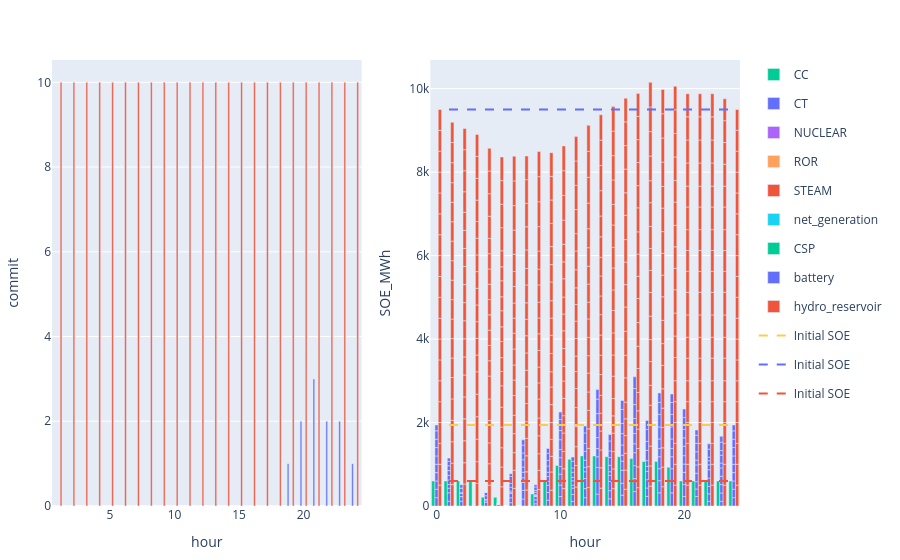

Here is the notebook cell this chart was saved with:
### Code cell
to_plot = commit_uc[(commit_uc.configuration .== config_1) .&  (commit_uc.day .== day_),:] 
p1 = plot(to_plot, x = :hour, y = :commit,  kind = "bar", color = :resource, stackgroup = 1) #Layout(barmode="stack"))


initial_SOE = s_uc.storage_parameters[s_uc.storage_parameters.configuration .== config_1, :]
initial_SOE.SOE_initial .= initial_SOE.SOE_max_MWh.*initial_SOE.initial_energy_proportion
initial_SOE = combine(groupby(initial_SOE,[:resource]),[:SOE_initial]  .=> sum, renamecols=false)

to_plot = s_uc.storage[(s_uc.storage.configuration .== config_1) .&  (s_uc.storage.day .== day_),:]
p2 = plot(to_plot, x = :hour , y = :SOE_MWh, color = :resource, kind = "bar", Layout(barmode="stack"))
for df in groupby(initial_SOE, :resource)
    hline2 = scatter(x=1:24, y=fill(unique(df.SOE_initial)[1], 24), mode="lines", line=attr(dash="dash"), name="Initial SOE")
    p2 = addtraces(p2, hline2)
end

[p1 p2]

### Figure 1 — Plotly figure (JSON) as saved in the notebook; plotly's stock layout.template omitted (floating-point values rounded to 4 significant figures; data arrays with more than 128 entries replaced by an {"elided": "..."} marker saying what was removed)
{"data": [{"legendgroup": "CC", "marker": {"color": "#00cc96"}, "name": "CC", "showlegend": true, "stackgroup": 1, "type": "bar", "x": [1, 2, 3, 4, 5, 6, 7, 8, 9, 10, 11, 12, 13, 14, 15, 16, 17, 18, 19, 20, 21, 22, 23, 24], "xaxis": "x1", "y": [0, 0, 0, 0, 0, 0, 0, 0, 0, 0, 0, 0, 0, 0, 0, 0, 0, 0, 0, 0, 0, 0, 0, 0], "yaxis": "y1"}, {"legendgroup": "CT", "marker": {"color": "#636efa"}, "name": "CT", "showlegend": true, "stackgroup": 1, "type": "bar", "x": [1, 2, 3, 4, 5, 6, 7, 8, 9, 10, 11, 12, 13, 14, 15, 16, 17, 18, 19, 20, 21, 22, 23, 24], "xaxis": "x1", "y": [0, 0, 0, 0, 0, 0, 0, 0, 0, 0, 0, 0, 0, 0, 0, 0, 0, 0, 1, 2, 3, 2, 2, 1], "yaxis": "y1"}, {"legendgroup": "NUCLEAR", "marker": {"color": "#ab63fa"}, "name": "NUCLEAR", "showlegend": true, "stackgroup": 1, "type": "bar", "x": [1, 2, 3, 4, 5, 6, 7, 8, 9, 10, 11, 12, 13, 14, 15, 16, 17, 18, 19, 20, 21, 22, 23, 24], "xaxis": "x1", "y": [0, 0, 0, 0, 0, 0, 0, 0, 0, 0, 0, 0, 0, 0, 0, 0, 0, 0, 0, 0, 0, 0, 0, 0], "yaxis": "y1"}, {"legendgroup": "ROR", "marker": {"color": "#FFA15A"}, "name": "ROR", "showlegend": true, "stackgroup": 1, "type": "bar", "x": [1, 2, 3, 4, 5, 6, 7, 8, 9, 10, 11, 12, 13, 14, 15, 16, 17, 18, 19, 20, 21, 22, 23, 24], "xaxis": "x1", "y": [null, null, null, null, null, null, null, null, null, null, null, null, null, null, null, null, null, null, null, null, null, null, null, null], "yaxis": "y1"}, {"legendgroup": "STEAM", "marker": {"color": "#EF553B"}, "name": "STEAM", "showlegend": true, "stackgroup": 1, "type": "bar", "x": [1, 2, 3, 4, 5, 6, 7, 8, 9, 10, 11, 12, 13, 14, 15, 16, 17, 18, 19, 20, 21, 22, 23, 24], "xaxis": "x1", "y": [10, 10, 10, 10, 10, 10, 10, 10, 10, 10, 10, 10, 10, 10, 10, 10, 10, 10, 10, 10, 10, 10, 10, 10], "yaxis": "y1"}, {"legendgroup": "net_generation", "marker": {"color": "#19d3f3"}, "name": "net_generation", "showlegend": true, "stackgroup": 1, "type": "bar", "x": [1, 2, 3, 4, 5, 6, 7, 8, 9, 10, 11, 12, 13, 14, 15, 16, 17, 18, 19, 20, 21, 22, 23, 24], "xaxis": "x1", "y": [null, null, null, null, null, null, null, null, null, null, null, null, null, null, null, null, null, null, null, null, null, null, null, null], "yaxis": "y1"}, {"legendgroup": "CSP", "marker": {"color": "#00cc96"}, "name": "CSP", "showlegend": true, "type": "bar", "x": [0, 1, 2, 3, 4, 5, 6, 7, 8, 9, 10, 11, 12, 13, 14, 15, 16, 17, 18, 19, 20, 21, 22, 23, 24], "xaxis": "x2", "y": [600, 600, 600, 600, 209, 209, 0, 0, 288.1, 617.1, 970.0, 1118.0, 1200, 1200, 1182.0, 1182.0, 1137.0, 1065.0, 1065.0, 928.1, 600, 600.0, 600, 600, 600], "yaxis": "y2"}, {"legendgroup": "battery", "marker": {"color": "#636efa"}, "name": "battery", "showlegend": true, "type": "bar", "x": {"elided": "250 int values"}, "xaxis": "x2", "y": {"elided": "250 float values"}, "yaxis": "y2"}, {"legendgroup": "hydro_reservoir", "marker": {"color": "#EF553B"}, "name": "hydro_reservoir", "showlegend": true, "type": "bar", "x": {"elided": "475 int values"}, "xaxis": "x2", "y": {"elided": "475 float values"}, "yaxis": "y2"}, {"line": {"dash": "dash"}, "mode": "lines", "name": "Initial SOE", "type": "scatter", "x": [1, 2, 3, 4, 5, 6, 7, 8, 9, 10, 11, 12, 13, 14, 15, 16, 17, 18, 19, 20, 21, 22, 23, 24], "xaxis": "x2", "y": [1940, 1940, 1940, 1940, 1940, 1940, 1940, 1940, 1940, 1940, 1940, 1940, 1940, 1940, 1940, 1940, 1940, 1940, 1940, 1940, 1940, 1940, 1940, 1940], "yaxis": "y2"}, {"line": {"dash": "dash"}, "mode": "lines", "name": "Initial SOE", "type": "scatter", "x": [1, 2, 3, 4, 5, 6, 7, 8, 9, 10, 11, 12, 13, 14, 15, 16, 17, 18, 19, 20, 21, 22, 23, 24], "xaxis": "x2", "y": [9500, 9500, 9500, 9500, 9500, 9500, 9500, 9500, 9500, 9500, 9500, 9500, 9500, 9500, 9500, 9500, 9500, 9500, 9500, 9500, 9500, 9500, 9500, 9500], "yaxis": "y2"}, {"line": {"dash": "dash"}, "mode": "lines", "name": "Initial SOE", "type": "scatter", "x": [1, 2, 3, 4, 5, 6, 7, 8, 9, 10, 11, 12, 13, 14, 15, 16, 17, 18, 19, 20, 21, 22, 23, 24], "xaxis": "x2", "y": [600, 600, 600, 600, 600, 600, 600, 600, 600, 600, 600, 600, 600, 600, 600, 600, 600, 600, 600, 600, 600, 600, 600, 600], "yaxis": "y2"}], "layout": {"margin": {"b": 50, "l": 50, "r": 50, "t": 60}, "xaxis1": {"anchor": "y1", "domain": [0, 0.45], "title": {"text": "hour"}}, "xaxis2": {"anchor": "y2", "domain": [0.55, 1], "title": {"text": "hour"}}, "yaxis1": {"anchor": "x1", "domain": [0, 1], "title": {"text": "commit"}}, "yaxis2": {"anchor": "x2", "domain": [0, 1], "title": {"text": "SOE_MWh"}}}}
